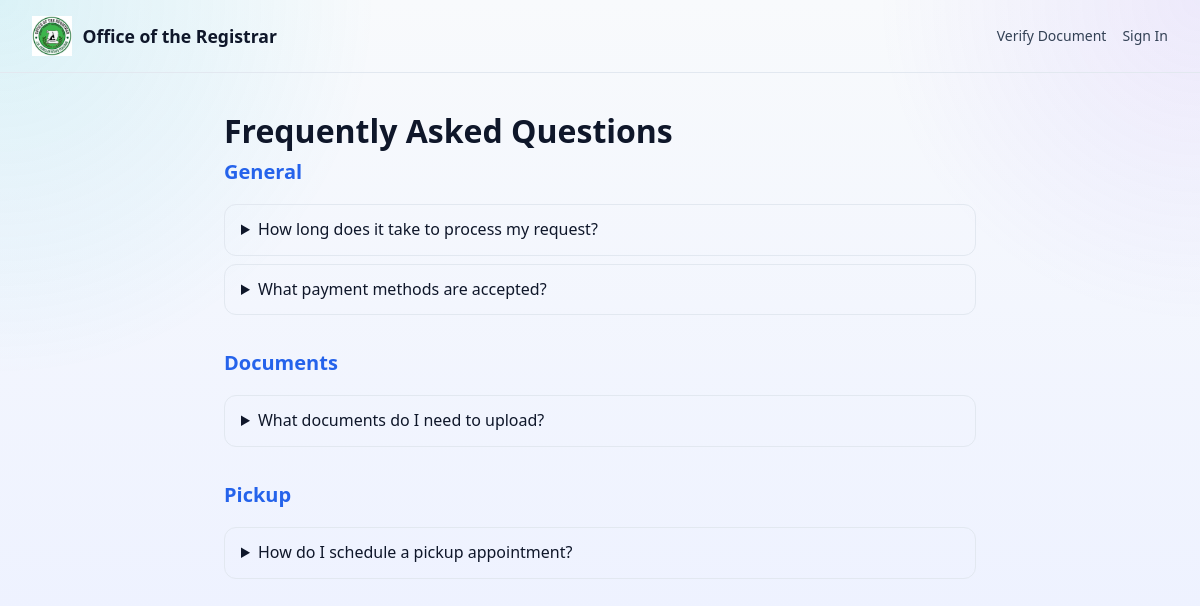
The app's page /faq.php with its own data.
### tables this page shows
CREATE TABLE faqs (
    id INT UNSIGNED AUTO_INCREMENT PRIMARY KEY,
    category VARCHAR(100) DEFAULT 'General',
    question TEXT NOT NULL,
    answer TEXT NOT NULL,
    sort_order INT DEFAULT 0,
    is_active TINYINT(1) DEFAULT 1,
    created_at TIMESTAMP DEFAULT CURRENT_TIMESTAMP
);

### includes/functions.php (called while the page is built, shortened)
<?php
function e(?string $str): string {
    return htmlspecialchars($str ?? '', ENT_QUOTES, 'UTF-8');
}

### faq.php (the view, shortened to what this page needs)
<?php
require_once __DIR__ . '/includes/functions.php';
$db = getDB();
$faqs = $db->query('SELECT * FROM faqs WHERE is_active = 1 ORDER BY sort_order, category')->fetchAll();
$grouped = [];
foreach ($faqs as $faq) {
    $grouped[$faq['category']][] = $faq;
}
?>
<!DOCTYPE html>
<html lang="en">
<head>
    <link rel="stylesheet" href="<?= APP_URL ?>/assets/css/style.css">
    <link rel="stylesheet" href="https://cdnjs.cloudflare.com/ajax/libs/font-awesome/6.5.1/css/all.min.css">
</head>
<body>
<nav class="landing-nav">
    <div class="nav-brand">
        <a href="index.php">
            <img src="<?= e(APP_LOGO) ?>" alt="<?= e(APP_NAME) ?>" class="app-logo app-logo-nav">
            <span><?= e(APP_NAME) ?></span>
        </a>
    </div>
    <div class="nav-links">
        <a href="verify.php">Verify Document</a>
        <a href="auth/login.php">Sign In</a>
    </div>
</nav>
<div class="container page-container">
    <h1>Frequently Asked Questions</h1>
    <?php foreach ($grouped as $category => $items): ?>
        <div class="faq-section">
            <h2><?= e($category) ?></h2>
            <?php foreach ($items as $faq): ?>
                <details class="faq-item">
                    <summary><?= e($faq['question']) ?></summary>
                </details>
            <?php endforeach; ?>
        </div>
    <?php endforeach; ?>
</div>
</body>
</html>

### records on screen
faqs: question "How long does it take to process my request?"
faqs: question "What payment methods are accepted?"
faqs: question "What documents do I need to upload?"
faqs: question "How do I schedule a pickup appointment?"

### other values on screen
APP_NAME "Office of the Registrar"
$category "General"
$category "Documents"
$category "Pickup"
